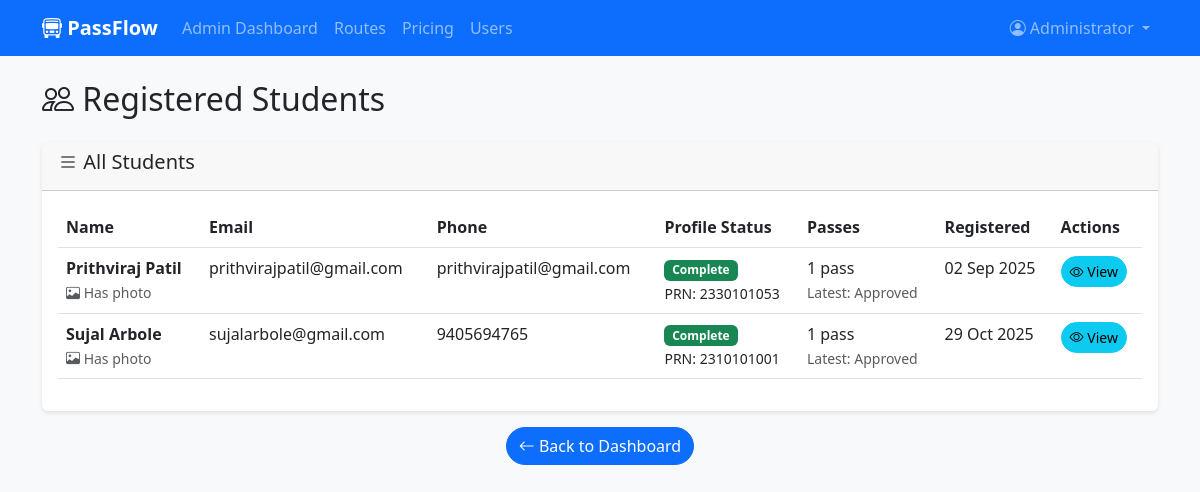
Before: /admin/users (signed in) with the older database file.
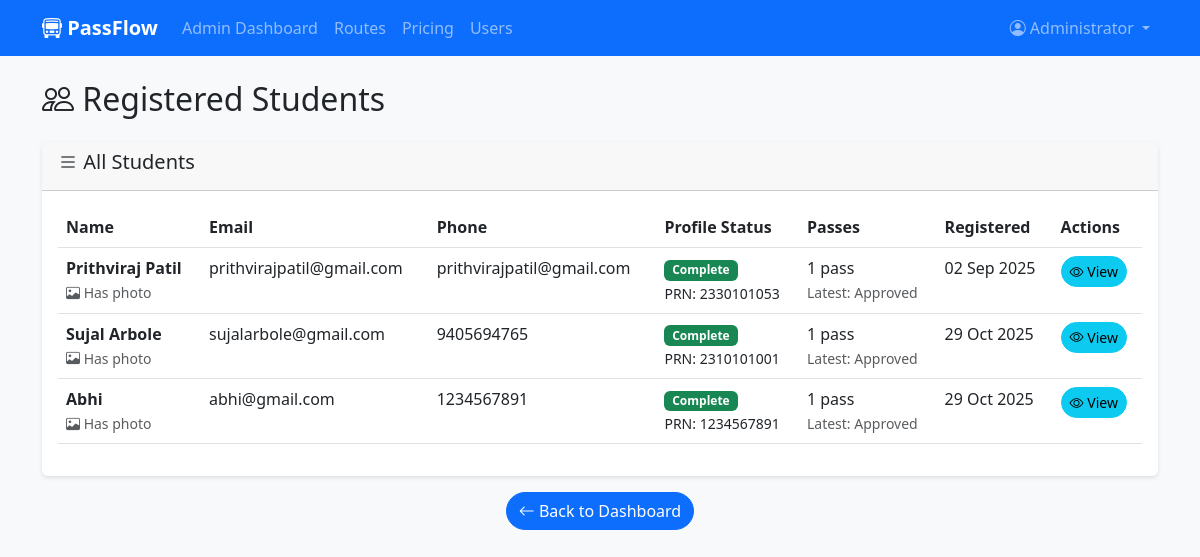
After: the same page with the newer database file.
### app_complete.py (models this page shows, shortened)
class User(db.Model):
    id = db.Column(db.Integer, primary_key=True)
    name = db.Column(db.String(100), nullable=False)
    email = db.Column(db.String(120), unique=True, nullable=False)
    phone = db.Column(db.String(15), nullable=False)
    password = db.Column(db.String(255), nullable=False)
    role = db.Column(db.String(20), default='student')  # student or admin
    created_at = db.Column(db.DateTime, default=datetime.utcnow)
    profile = db.relationship('Profile', backref='user', uselist=False, cascade='all, delete-orphan')
    passes = db.relationship('Pass', backref='user', lazy=True, cascade='all, delete-orphan')
    payments = db.relationship('Payment', backref='user', lazy=True, cascade='all, delete-orphan')

class Profile(db.Model):
    id = db.Column(db.Integer, primary_key=True)
    user_id = db.Column(db.Integer, db.ForeignKey('user.id'), nullable=False)
    prn = db.Column(db.String(20), unique=True)
    pass_no = db.Column(db.String(20), unique=True)
    photo = db.Column(db.String(200))
    location = db.Column(db.String(100))
    semester = db.Column(db.String(20))
    semester_end_date = db.Column(db.Date)
    route_id = db.Column(db.Integer, db.ForeignKey('route.id'))
    bus_number = db.Column(db.String(20))
    is_complete = db.Column(db.Boolean, default=False)
    created_at = db.Column(db.DateTime, default=datetime.utcnow)

class Pass(db.Model):
    id = db.Column(db.Integer, primary_key=True)
    user_id = db.Column(db.Integer, db.ForeignKey('user.id'), nullable=False)
    route_id = db.Column(db.Integer, db.ForeignKey('route.id'), nullable=False)
    amount_paid = db.Column(db.Float, nullable=False)
    issue_date = db.Column(db.Date, default=datetime.utcnow().date)
    expiry_date = db.Column(db.Date, nullable=False)
    status = db.Column(db.String(20), default='Pending')  # Pending, Approved, Rejected
    created_at = db.Column(db.DateTime, default=datetime.utcnow)
    payment = db.relationship('Payment', backref='bus_pass', uselist=False)

### app_complete.py (the view)
    def decorated_function(*args, **kwargs):
        if 'user_id' not in session:
            flash('Please log in to access this page.', 'warning')
            return redirect(url_for('login'))
        user = User.query.get(session['user_id'])
        if not user or user.role != 'admin':
            flash('Admin access required.', 'danger')
            return redirect(url_for('dashboard'))
        return f(*args, **kwargs)

### app_complete.py (called while the page is built)
@app.context_processor
def inject_datetime():
    return {'datetime': datetime, 'date': date}

def admin_required(f):
    def decorated_function(*args, **kwargs):
        if 'user_id' not in session:
            flash('Please log in to access this page.', 'warning')
            return redirect(url_for('login'))
        user = User.query.get(session['user_id'])
        if not user or user.role != 'admin':
            flash('Admin access required.', 'danger')
            return redirect(url_for('dashboard'))
        return f(*args, **kwargs)
    decorated_function.__name__ = f.__name__
    return decorated_function

@app.route('/admin/users')
@admin_required
def admin_users():
    users = User.query.filter_by(role='student').all()
    return render_template('admin/users.html', users=users)

### templates/admin/users.html (shortened to what this page needs)
{% extends "base.html" %}
{% block content %}
<div class="row">
    <div class="col-12">
        <h2 class="mb-4">
            <i class="bi bi-people"></i> Registered Students
        </h2>
    </div>
</div>
<div class="row">
    <div class="col-12">
        <div class="card">
            <div class="card-header">
                <h5><i class="bi bi-list"></i> All Students</h5>
            </div>
            <div class="card-body">
                {% if users %}
                    <div class="table-responsive">
                        <table class="table table-hover">
                            <thead>
                                <tr>
                                    <th>Name</th>
                                    <th>Email</th>
                                    <th>Phone</th>
                                    <th>Profile Status</th>
                                    <th>Passes</th>
                                    <th>Registered</th>
                                    <th>Actions</th>
                                </tr>
                            </thead>
                            <tbody>
                                {% for user in users %}
                                <tr>
                                    <td>
                                        <strong>{{ user.name }}</strong>
                                        {% if user.profile.photo %}
                                            <br><small class="text-muted">
                                                <i class="bi bi-image"></i> Has photo
                                            </small>
                                        {% endif %}
                                    </td>
                                    <td>{{ user.email }}</td>
                                    <td>{{ user.phone }}</td>
                                    <td>
                                        {% if user.profile.is_complete %}
                                            <span class="badge bg-success">Complete</span>
                                            {% if user.profile.prn %}
                                                <br><small>PRN: {{ user.profile.prn }}</small>
                                            {% endif %}
                                        {% else %}
                                            <span class="badge bg-warning">Incomplete</span>
                                        {% endif %}
                                    </td>
                                    <td>
                                        {% set pass_count = user.passes|length %}
                                        {% if pass_count > 0 %}
                                            {{ pass_count }} pass{{ 'es' if pass_count > 1 else '' }}
                                            <br><small class="text-muted">
                                                {% set latest_pass = user.passes|selectattr('created_at')|max %}
                                                Latest: {{ latest_pass.status if latest_pass else 'N/A' }}
                                            </small>
                                        {% else %}
                                            <span class="text-muted">No passes</span>
                                        {% endif %}
                                    </td>
                                    <td>{{ user.created_at.strftime('%d %b %Y') }}</td>
                                    <td>
                                        <button class="btn btn-info btn-sm" data-bs-toggle="modal"
                                                data-bs-target="#userModal{{ user.id }}">
                                            <i class="bi bi-eye"></i> View
                                        </button>
                                    </td>
                                </tr>
                                {% endfor %}
                            </tbody>
                        </table>
                    </div>
                {% else %}
                    <p class="text-muted text-center">No students registered yet.</p>
                {% endif %}
            </div>
        </div>
    </div>
</div>
<div class="row mt-3">
    <div class="col-12 text-center">
        <a href="{{ url_for('admin_dashboard') }}" class="btn btn-primary">
            <i class="bi bi-arrow-left"></i> Back to Dashboard
        </a>
    </div>
</div>
{% endblock %}

### templates/base.html (shortened to what this page needs)
<!DOCTYPE html>
<html lang="en">
<head>
    <link href="https://cdn.jsdelivr.net/npm/bootstrap@5.3.0/dist/css/bootstrap.min.css" rel="stylesheet">
    <link href="https://cdn.jsdelivr.net/npm/bootstrap-icons@1.10.0/font/bootstrap-icons.css" rel="stylesheet">
    <link rel="stylesheet" href="https://unpkg.com/leaflet@1.9.4/dist/leaflet.css" />
</head>
<body class="bg-light">
    <nav class="navbar navbar-expand-lg navbar-dark bg-primary">
        <div class="container">
            <a class="navbar-brand" href="{{ url_for('index') }}">
                <i class="bi bi-bus-front"></i> PassFlow
            </a>
            <div class="collapse navbar-collapse" id="navbarNav">
                <ul class="navbar-nav me-auto">
                    {% if session.user_id %}
                        {% if session.user_role == 'admin' %}
                            <li class="nav-item">
                                <a class="nav-link" href="{{ url_for('admin_dashboard') }}">Admin Dashboard</a>
                            </li>
                            <li class="nav-item">
                                <a class="nav-link" href="{{ url_for('admin_routes') }}">Routes</a>
                            </li>
                            <li class="nav-item">
                                <a class="nav-link" href="{{ url_for('admin_pricing') }}">Pricing</a>
                            </li>
                            <li class="nav-item">
                                <a class="nav-link" href="{{ url_for('admin_users') }}">Users</a>
                            </li>
                        {% endif %}
                    {% endif %}
                </ul>
                <ul class="navbar-nav">
                    {% if session.user_id %}
                        <li class="nav-item dropdown">
                            <a class="nav-link dropdown-toggle" href="#" id="userDropdown" role="button" data-bs-toggle="dropdown">
                                <i class="bi bi-person-circle"></i> {{ session.user_name }}
                            </a>
                        </li>
                    {% endif %}
                </ul>
            </div>
        </div>
    </nav>
    <main class="container mt-4">
        {% block content %}{% endblock %}
    </main>
</body>
</html>

### templates/base.html (style rules this page uses)
.navbar-brand { font-weight: bold; }
.card { box-shadow: 0 2px 4px rgba(0,0,0,0.1); border: none; }
.btn { border-radius: 20px; }

Changed rows visible on the page:
added User: name "Abhi", email "abhi@gmail.com", phone "1234567891", profile.prn "1234567891", pass_count "1", created_at "29 Oct 2025"
added Pass: status "Approved"
